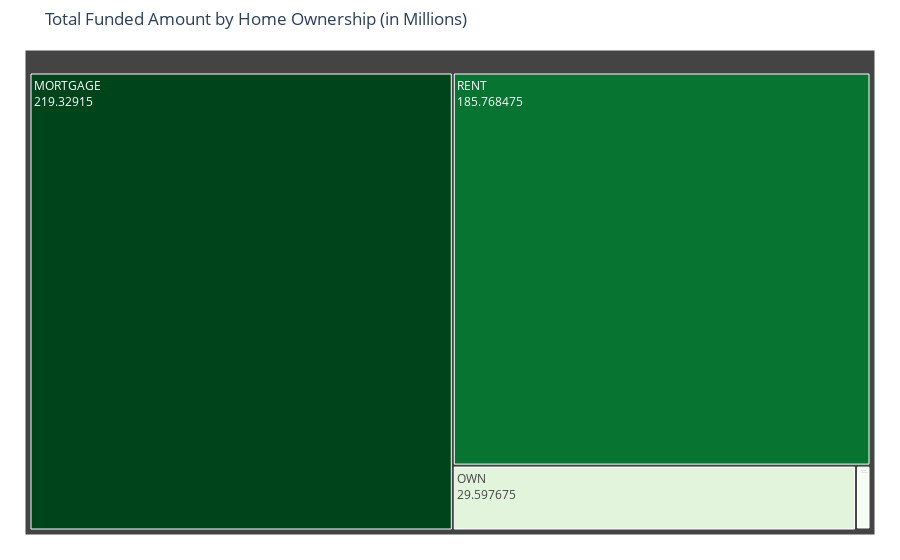

Write notebook code for a chart like this one.
### Code cell
home_funding = data.groupby('home_ownership')['loan_amount'].sum().reset_index()
home_funding['loan_amount_millions'] = home_funding['loan_amount'] / 1000000

fig = go.Figure(
    go.Treemap(
        labels=home_funding['home_ownership'],
        parents=[''] * len(home_funding),
        values=home_funding['loan_amount_millions'],
        marker=dict(colors=home_funding['loan_amount_millions'], colorscale='Greens'),
        textinfo='label+value',
        hovertemplate='<b>%{label}</b><br>Funded Amount: $%{value:.2f}M<br>Percentage of Parent: %{percentParent:.2%}<extra></extra>'
    )
)

fig.update_layout(
    title='Total Funded Amount by Home Ownership (in Millions)',
    margin=dict(t=50, l=25, r=25, b=25)
)
fig.show()

### Figure 1 — Plotly figure (JSON) as saved in the notebook; plotly's stock layout.template omitted (floating-point values rounded to 4 significant figures)
{"data": [{"hovertemplate": "<b>%{label}</b><br>Funded Amount: $%{value:.2f}M<br>Percentage of Parent: %{percentParent:.2%}<extra></extra>", "labels": ["MORTGAGE", "NONE", "OTHER", "OWN", "RENT"], "marker": {"colors": [219.3, 0.0168, 1.045, 29.6, 185.8], "colorscale": [[0, "rgb(247,252,245)"], [0.125, "rgb(229,245,224)"], [0.25, "rgb(199,233,192)"], [0.375, "rgb(161,217,155)"], [0.5, "rgb(116,196,118)"], [0.625, "rgb(65,171,93)"], [0.75, "rgb(35,139,69)"], [0.875, "rgb(0,109,44)"], [1, "rgb(0,68,27)"]]}, "parents": ["", "", "", "", ""], "textinfo": "label+value", "type": "treemap", "values": [219.3, 0.0168, 1.045, 29.6, 185.8]}], "layout": {"margin": {"b": 25, "l": 25, "r": 25, "t": 50}, "title": {"text": "Total Funded Amount by Home Ownership (in Millions)"}}}
